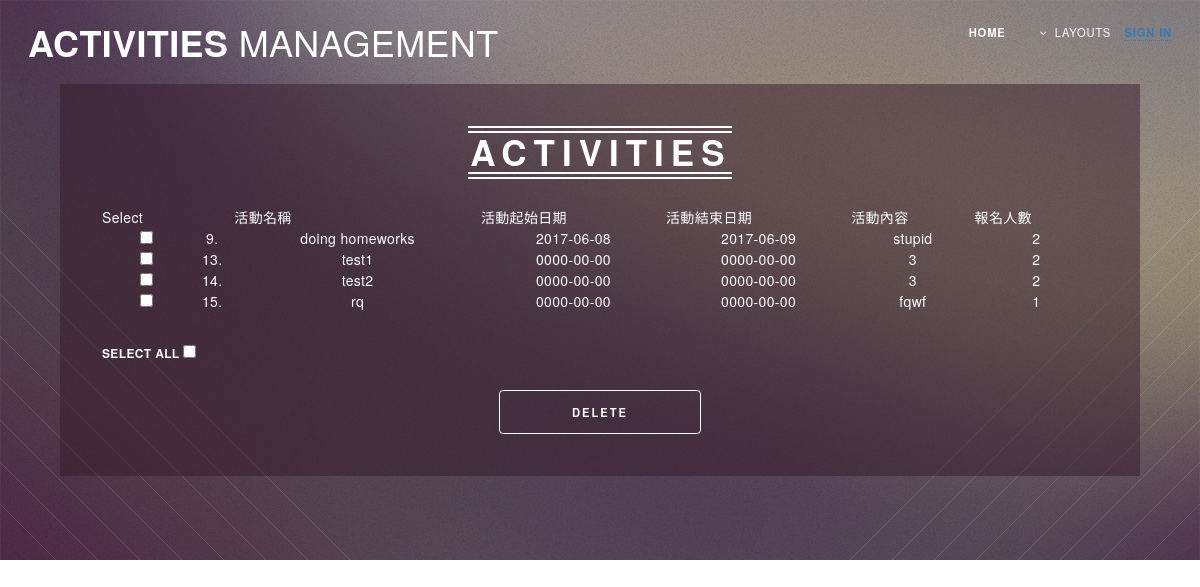
Page /activity_manage.php on the committed database.
### tables this page shows
CREATE TABLE `activity` (
  `member_id` int(5) NOT NULL,
  `activity_name` text NOT NULL,
  `activity_startdate` date NOT NULL,
  `activity_enddate` date NOT NULL,
  `activity_id` int(100) NOT NULL,
  `activity_subscribe` varchar(200) NOT NULL
);

### activity_manage.php (the view, shortened to what this page needs)
<!DOCTYPE HTML>
<html>
<head>
    <link rel="stylesheet" href="assets/css/main.css" />
    <link rel="stylesheet" type="text/css" href="bootstrap-3.3.5-dist/css/bootstrap.min.css"/>
</head>
<body class="index">
    <div id="page-wrapper">
        <?php include("menu.php");?>
        <section id="banner">
            <div class="inner">
                <header>
                    <h2>ACTIVITIES</h2>
                </header>
                <?php
                $host="127.0.0.1";
                $user="root";
                $pass="";
                $dbname="register";
                $db= new PDO("mysql::host=$host;dbname=$dbname",$user,$pass);
                $sql="SELECT a.*, IFNULL(u.num, 0) AS cal FROM activity AS a
                        LEFT JOIN(
                            SELECT COUNT(*) AS num , activity_id FROM user_activity GROUP BY activity_id
                        ) as u ON a.activity_id = u.activity_id
                        GROUP BY a.activity_id";
                $result=$db->query($sql);
                $result->setfetchmode(PDO::FETCH_ASSOC);
                ?>
                <form name="form" action="delete_checkbox.php" method="post" onsubmit="return deleteConfirm();"/>
                    <table style="margin:auto;">
                        <thead>
                        <tr>
                            <th>Select</th>
                            <th> </th>
                            <th>活動名稱</th>
                            <th>活動起始日期</th>
                            <th>活動結束日期</th>
                            <th>活動內容</th>
                            <th>報名人數</th>
                        </tr>
                        </thead>
                        <?php
                        while( $row=$result->fetch())
                        {
                        ?>
                        <tr>
                            <td align="center"><input type="checkbox" name="checked_id[]" class="checkbox" value="<?php echo $row['activity_id']; ?>"/></td>
                            <td><?php echo $row['activity_id']; ?>.</td>
                            <td><?php echo $row['activity_name']; ?></td>
                            <td><?php echo $row['activity_startdate']; ?></td>
                            <td><?php echo $row['activity_enddate']; ?></td>
                            <td><?php echo $row['activity_subscribe']; ?></td>
                            <td><?php echo $row['cal']; ?></td>
                        </tr>
                        <?php
                        }
                        ?>
                 </table>
                        <br/>
                        <h6 align="left"><strong>Select All <input type="checkbox" name="select_all" id="select_all" value=""/></strong></h6>
                        <br/>
                        <input type="submit" class="btn btn-danger" name="bulk_delete_submit" value="Delete"/>
            </div>
        </section>
</body>
</html>

### assets/css/main.css (style rules this page uses)
html, body, div, span, applet, object, iframe, h1, h2, h3, h4, h5, h6, p, blockquote, pre, a, abbr, acronym, address, big, cite, code, del, dfn, em, img, ins, kbd, q, s, samp, small, strike, strong, sub, sup, tt, var, b, u, i, center, dl, dt, dd, ol, ul, li, fieldset, form, label, legend, table, caption, tbody, tfoot, thead, tr, th, td, article, aside, canvas, details, embed, figure, figcaption, footer, header, hgroup, menu, nav, output, ruby, section, summary, time, mark, audio, video { margin: 0; padding: 0; border: 0; font-size: 100%; font: inherit; vertical-align: baseline; }
article, aside, details, figcaption, figure, footer, header, hgroup, menu, nav, section { display: block; }
body { line-height: 1; }
table { border-collapse: collapse; border-spacing: 0; }
body { -webkit-text-size-adjust: none; }
*, *:before, *:after { -moz-box-sizing: border-box; -webkit-box-sizing: border-box; box-sizing: border-box; }
body { background: #f3f6fa; }
body, input, select, textarea { color: #7c8081; font-family: 'Lato', sans-serif; font-size: 15pt; font-weight: 300; letter-spacing: 0.025em; line-height: 1.75em; }
strong, b { font-weight: 400; }
p, ul, ol, dl, table, blockquote { margin: 0 0 2em 0; }
h1, h2, h3, h4, h5, h6 { color: inherit; font-weight: 300; line-height: 1.75em; margin-bottom: 1em; text-transform: uppercase; }
h2 { font-size: 1.5em; letter-spacing: 0.1em; }
table { width: 100%; }
input[type="button"], input[type="submit"], input[type="reset"], .button { -moz-appearance: none; -webkit-appearance: none; -ms-appearance: none; appearance: none; -moz-transition: color 0.2s ease-in-out, border-color 0.2s ease-in-out, background-color 0.2s ease-in-out; -webkit-transition: color 0.2s ease-in-out, border-color 0.2s ease-in-out, background-color 0.2s ease-in-out; -ms-transition: color 0.2s ease-in-out, border-color 0.2s ease-in-out, background-color 0.2s ease-in-out; transition: color 0.2s ease-in-out, border-color 0.2s ease-in-out, background-color 0.2s ease-in-out; background: none; border: solid 1px; color: inherit; cursor: pointer; display: inline-block; font-size: 0.8em; font-weight: 900; letter-spacing: 2px; min-width: 18em; padding: 0 0.75em; line-height: 3.75em; text-align: center; text-decoration: none; text-transform: uppercase; }
#banner { background-attachment: scroll, scroll, scroll, fixed; background-color: #645862; background-image: url("images/light-bl.svg"), url("images/light-br.svg"), url("images/overlay.png"), url("../../images/banner.jpg"); background-position: bottom left, bottom right, top left, top center; background-repeat: no-repeat, no-repeat, repeat, no-repeat; background-size: 25em, 25em, auto, cover; color: #fff; cursor: default; padding: 6em 0; text-align: center; }
#banner .inner { -moz-animation: reveal-banner 1s 0.25s ease-in-out; -webkit-animation: reveal-banner 1s 0.25s ease-in-out; -ms-animation: reveal-banner 1s 0.25s ease-in-out; animation: reveal-banner 1s 0.25s ease-in-out; -moz-animation-fill-mode: forwards; -webkit-animation-fill-mode: forwards; -ms-animation-fill-mode: forwards; animation-fill-mode: forwards; background: rgba(52, 27, 43, 0.5); color: #fff; display: inline-block; opacity: 0; padding: 3em; text-align: center; }
#banner .inner header { display: inline-block; border-bottom: solid 2px; border-top: solid 2px; margin: 0 0 2em 0; padding: 3px 0 3px 0; }
#banner .inner header h2 { border-bottom: solid 2px; border-top: solid 2px; font-size: 2.5em; font-weight: 900; letter-spacing: 0.2em; margin: 0; padding-left: 0.05em; position: relative; text-transform: uppercase; }
@media screen and (max-width: 1680px) { body, input, select, textarea { font-size: 14pt; } }
@media screen and (max-width: 1280px) { body, input, select, textarea { font-size: 13pt; letter-spacing: 0.025em; line-height: 1.65em; } }
@media screen and (max-width: 1280px) { h1, h2, h3, h4, h5, h6 { line-height: 1.5em; } }
@media screen and (max-width: 1280px) { #banner { background-attachment: scroll; } }

### activity_manage.php (style rules this page uses)
div.inner { height: 90%; width: 90%; top: 0; left: 0; }

### rows in the picture
activity: activity_id "9", activity_name "doing homeworks", activity_startdate "2017-06-08", activity_enddate "2017-06-09", activity_subscribe "stupid", cal "2"
activity: activity_id "13", activity_name "test1", activity_startdate "0000-00-00", activity_enddate "0000-00-00", activity_subscribe "3", cal "2"
activity: activity_id "14", activity_name "test2", activity_startdate "0000-00-00", activity_enddate "0000-00-00", activity_subscribe "3", cal "2"
activity: activity_id "15", activity_name "rq", activity_startdate "0000-00-00", activity_enddate "0000-00-00", activity_subscribe "fqwf", cal "1"
